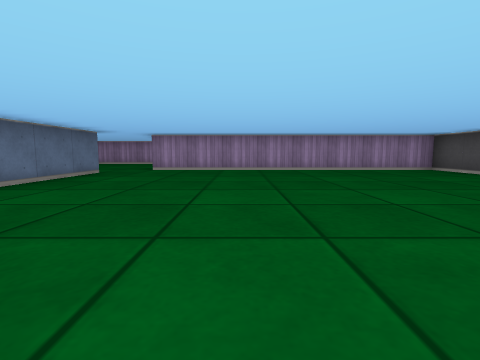
[1] (above)

17 first-person views from a walk through a cub3D ray-caster map. The camera is about half as high as the walls, tilts 6° down and sees 85° across. The floor is counted in squares. Each view is taken from the middle of a square. On the plan, view 1 faces up. The plan holds only what a view shows up to about 9 squares ahead; the rest is blank.

[2]
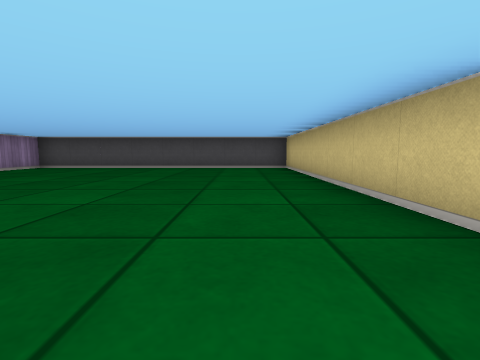

[3]
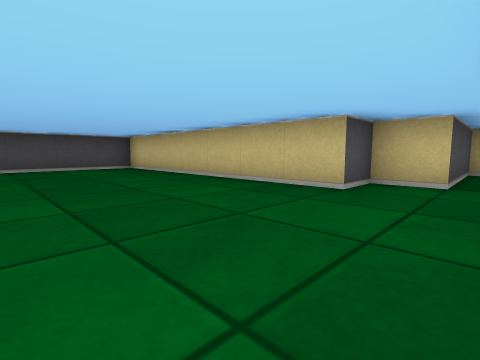

[4]
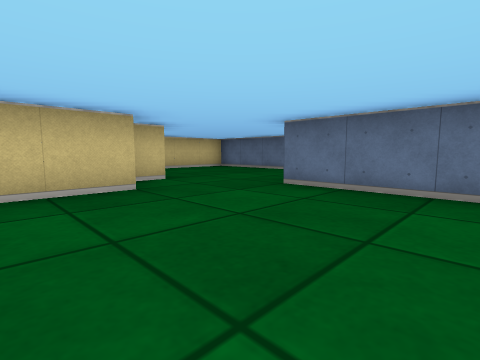

[5]
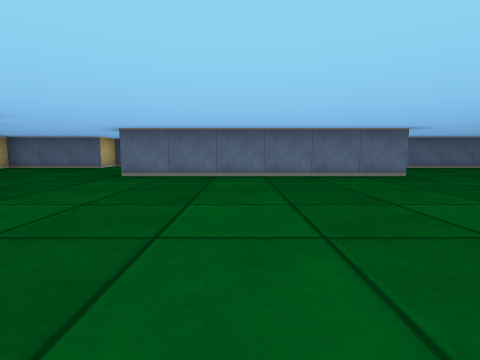

[6]
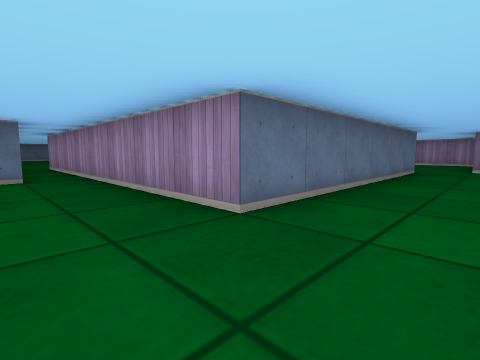

[7]
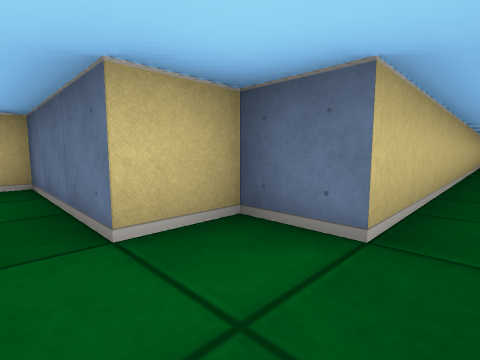

[8]
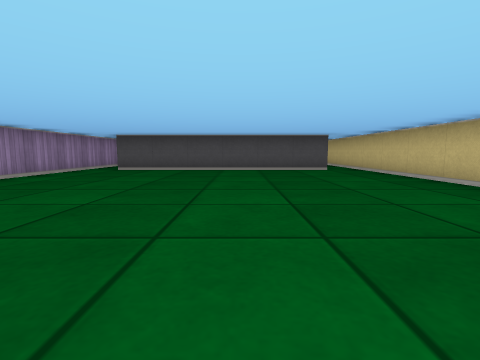

[9]
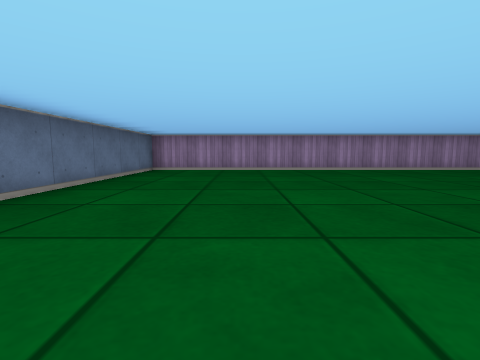

[10]
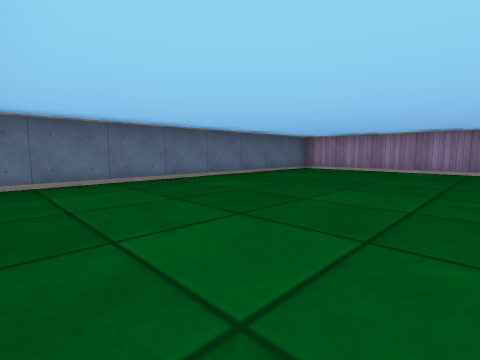

[11]
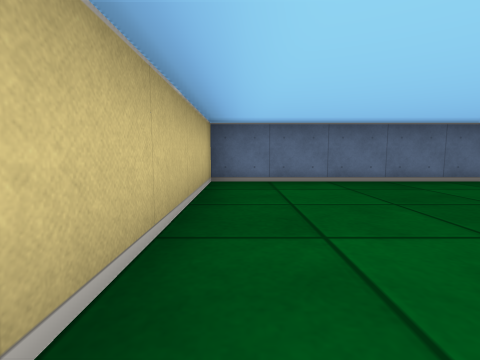

[12]
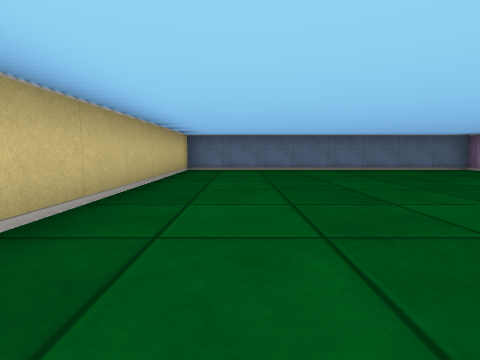

[13]
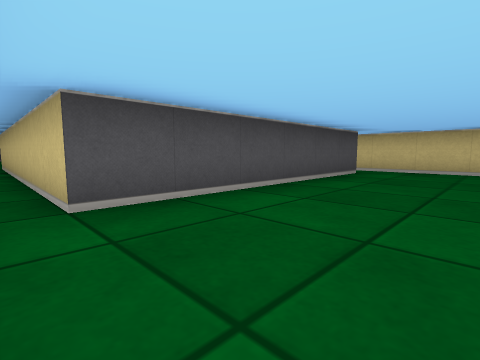

[14]
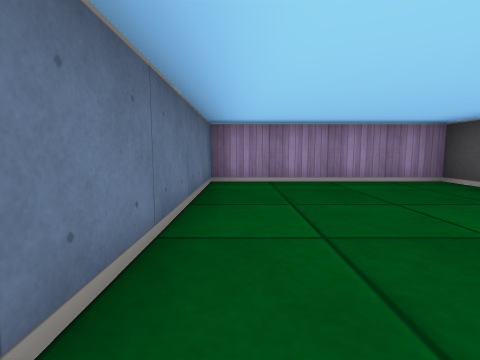

[15]
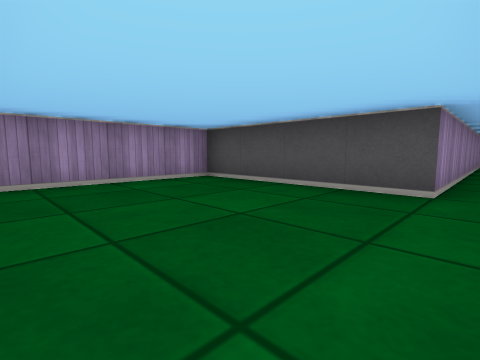

[16]
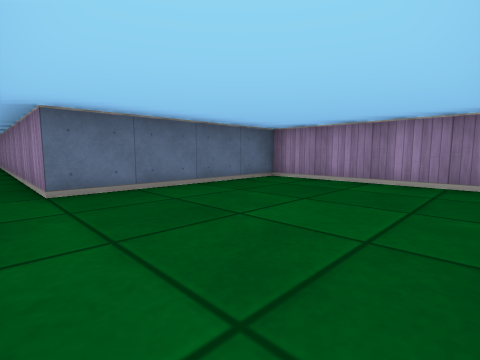

[17]
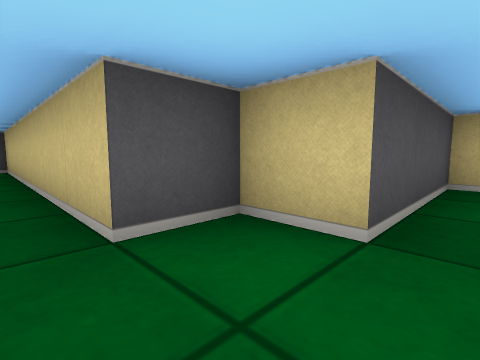

### Floor plan
Ten units are one square. View 1 is at (0, 0); x grows to the right and y downward. Boxes are objects, and circles mark ways between rooms. Rooms are numbered by the first view taken in them; rooms with no view inside come last. Other rooms are left out.
<svg viewBox="-220 -120 280 170">
<path fill="none" stroke="#000" d="M-35 -65 -35 -5M-15 5 55 5 55 -75 -25 -75 -25 -85M-35 -5 -115 -5M-115 5 -75 5 -75 15 -65 15 -65 45 -25 45 -25 15 -15 15 -15 5M-115 -5 -115 -65M-115 -75 -215 -75 -215 5 -115 5M-25 -85 -25 -115 -65 -115 -65 -75 -115 -75M-115 -65 -35 -65"/>
<circle cx="-25" cy="5" r="3" fill="#2a7"/>
<circle cx="-30" cy="-75" r="3" fill="#2a7"/>
<circle cx="-110" cy="0" r="3" fill="#2a7"/>
<circle cx="-120" cy="-70" r="3" fill="#2a7"/>
<text x="10" y="-40">1</text>
<text x="-50" y="20">2</text>
<text x="-170" y="-40">3</text>
<text x="-60" y="-90">4</text>
</svg>
Room 1 opens to room 2. Room 1 opens to room 4. Room 2 opens to room 3. Room 3 opens to room 4.

Where each view was taken, in squares from view 1:
view 1: 0 up, 0 right, facing up
view 2: 1 up, 3 left, facing right
view 3: 3 up, 3 left, facing down-right
view 4: 3 up, 0 right, facing down-left
view 5: 3 up, 2 right, facing left
view 6: 1 down, 2 left, facing up-left
view 7: 0 up, 6 left, facing down-left
view 8: 3 up, 19 left, facing right
view 9: 0 up, 19 left, facing up
view 10: 0 up, 17 left, facing up-left
view 11: 0 up, 17 left, facing left
view 12: 1 up, 14 left, facing left
view 13: 7 up, 14 left, facing down-right
view 14: 7 up, 6 left, facing up
view 15: 7 up, 6 left, facing up-right
view 16: 7 up, 3 left, facing up-left
view 17: 0 up, 3 left, facing down-right
